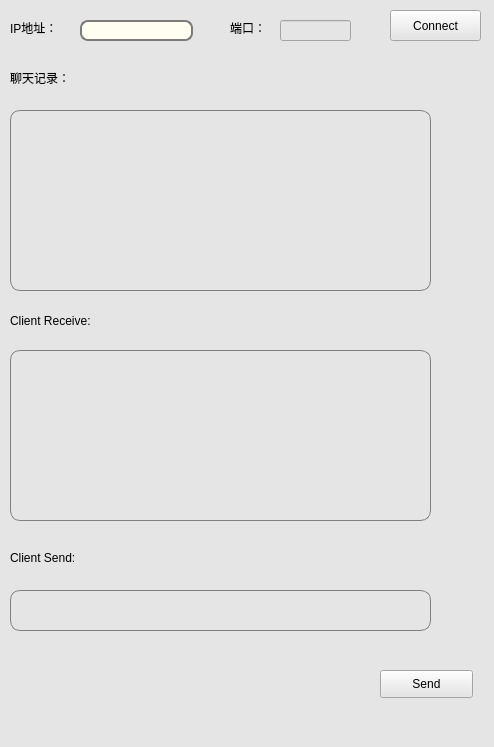
<?xml version="1.0" encoding="UTF-8"?>
<ui version="4.0">
 <class>MainWindow</class>
 <widget class="QMainWindow" name="MainWindow">
  <property name="geometry">
   <rect>
    <x>0</x>
    <y>0</y>
    <width>494</width>
    <height>747</height>
   </rect>
  </property>
  <property name="windowTitle">
   <string>MainWindow</string>
  </property>
  <property name="windowIcon">
   <iconset resource="main.qrc">
    <normaloff>:/image/花.png</normaloff>:/image/花.png</iconset>
  </property>
  <property name="styleSheet">
   <string notr="true">background-color: rgb(229, 229, 229);</string>
  </property>
  <widget class="QWidget" name="centralwidget">
   <widget class="QListWidget" name="messageList">
    <property name="geometry">
     <rect>
      <x>10</x>
      <y>110</y>
      <width>421</width>
      <height>181</height>
     </rect>
    </property>
    <property name="styleSheet">
     <string notr="true">border: 1px solid gray;/*设置边框的粗细，以及颜色*/
border-radius: 10px;/*设置圆角的大小*/
padding: 0 8px;/*如果没有内容光标在开始往后移动0.8像素点*/
selection-background-color: darkgray;
   </string>
    </property>
   </widget>
   <widget class="QPushButton" name="clientSend">
    <property name="geometry">
     <rect>
      <x>380</x>
      <y>670</y>
      <width>93</width>
      <height>28</height>
     </rect>
    </property>
    <property name="styleSheet">
     <string notr="true">background-color: rgb(225, 225, 225);border:1px groove gray;border-radius:4px;font: 20 14pt &quot;Times New Roman&quot;;padding:1px 4px;border-style: outset;}


                                       
QPushButton:hover{background-color:#79ff50; color: black;}
                                    
QPushButton:pressed{background-color:rgb(204, 228, 247);border-style: inset;</string>
    </property>
    <property name="text">
     <string>Send</string>
    </property>
   </widget>
   <widget class="QLabel" name="IPsorce">
    <property name="geometry">
     <rect>
      <x>10</x>
      <y>20</y>
      <width>72</width>
      <height>15</height>
     </rect>
    </property>
    <property name="styleSheet">
     <string notr="true">font: 14pt &quot;楷体&quot;;</string>
    </property>
    <property name="text">
     <string>IP地址：</string>
    </property>
   </widget>
   <widget class="QPushButton" name="clintConnect">
    <property name="geometry">
     <rect>
      <x>390</x>
      <y>10</y>
      <width>91</width>
      <height>31</height>
     </rect>
    </property>
    <property name="styleSheet">
     <string notr="true">background-color: rgb(225, 225, 225);border:1px groove gray;border-radius:4px;font: 20 14pt &quot;Times New Roman&quot;;padding:1px 4px;border-style: outset;}


                                       
QPushButton:hover{background-color:#79ff50; color: black;}
                                    
QPushButton:pressed{background-color:rgb(204, 228, 247);border-style: inset;</string>
    </property>
    <property name="text">
     <string>Connect</string>
    </property>
   </widget>
   <widget class="QLabel" name="label_4">
    <property name="geometry">
     <rect>
      <x>10</x>
      <y>70</y>
      <width>91</width>
      <height>16</height>
     </rect>
    </property>
    <property name="styleSheet">
     <string notr="true">font: 14pt &quot;楷体&quot;;</string>
    </property>
    <property name="text">
     <string>聊天记录：</string>
    </property>
   </widget>
   <widget class="QLabel" name="Portsorce">
    <property name="geometry">
     <rect>
      <x>230</x>
      <y>20</y>
      <width>72</width>
      <height>15</height>
     </rect>
    </property>
    <property name="styleSheet">
     <string notr="true">font: 14pt &quot;楷体&quot;;</string>
    </property>
    <property name="text">
     <string>端口：</string>
    </property>
   </widget>
   <widget class="QTextEdit" name="receivemes">
    <property name="geometry">
     <rect>
      <x>10</x>
      <y>350</y>
      <width>421</width>
      <height>171</height>
     </rect>
    </property>
    <property name="styleSheet">
     <string notr="true">border: 1px solid gray;/*设置边框的粗细，以及颜色*/
border-radius: 10px;/*设置圆角的大小*/
padding: 0 8px;/*如果没有内容光标在开始往后移动0.8像素点*/
selection-background-color: darkgray;
   </string>
    </property>
   </widget>
   <widget class="QTextEdit" name="sendmes">
    <property name="geometry">
     <rect>
      <x>10</x>
      <y>590</y>
      <width>421</width>
      <height>41</height>
     </rect>
    </property>
    <property name="styleSheet">
     <string notr="true">border: 1px solid gray;/*设置边框的粗细，以及颜色*/
border-radius: 10px;/*设置圆角的大小*/
padding: 0 8px;/*如果没有内容光标在开始往后移动0.8像素点*/
selection-background-color: darkgray;
   </string>
    </property>
   </widget>
   <widget class="QLineEdit" name="IP">
    <property name="geometry">
     <rect>
      <x>80</x>
      <y>20</y>
      <width>113</width>
      <height>21</height>
     </rect>
    </property>
    <property name="styleSheet">
     <string notr="true">QLineEdit{
 
	border:2px solid#7b7b7b;
	border-radius:8px;
	background-color:#fffef0
}
</string>
    </property>
   </widget>
   <widget class="QLineEdit" name="Port">
    <property name="geometry">
     <rect>
      <x>280</x>
      <y>20</y>
      <width>71</width>
      <height>21</height>
     </rect>
    </property>
    <property name="styleSheet">
     <string notr="true">QLineEdit{
 
	border:2px solid#7b7b7b;
	border-radius:8px;
	background-color:#fffef0
}
border: 1px solid gray;/*设置边框的粗细，以及颜色*/
border-radius: 10px;/*设置圆角的大小*/
padding: 0 8px;/*如果没有内容光标在开始往后移动0.8像素点*/
selection-background-color: darkgray;
   </string>
    </property>
   </widget>
   <widget class="QLabel" name="label">
    <property name="geometry">
     <rect>
      <x>10</x>
      <y>550</y>
      <width>121</width>
      <height>16</height>
     </rect>
    </property>
    <property name="styleSheet">
     <string notr="true">font: 75 14pt &quot;Times New Roman&quot;;</string>
    </property>
    <property name="text">
     <string>Client Send: </string>
    </property>
   </widget>
   <widget class="QLabel" name="label_2">
    <property name="geometry">
     <rect>
      <x>10</x>
      <y>310</y>
      <width>121</width>
      <height>21</height>
     </rect>
    </property>
    <property name="styleSheet">
     <string notr="true">font: 75 14pt &quot;Times New Roman&quot;;</string>
    </property>
    <property name="text">
     <string>Client Receive: </string>
    </property>
   </widget>
  </widget>
  <widget class="QMenuBar" name="menubar">
   <property name="geometry">
    <rect>
     <x>0</x>
     <y>0</y>
     <width>494</width>
     <height>26</height>
    </rect>
   </property>
  </widget>
  <widget class="QStatusBar" name="statusbar"/>
 </widget>
 <resources>
  <include location="main.qrc"/>
 </resources>
 <connections/>
</ui>
